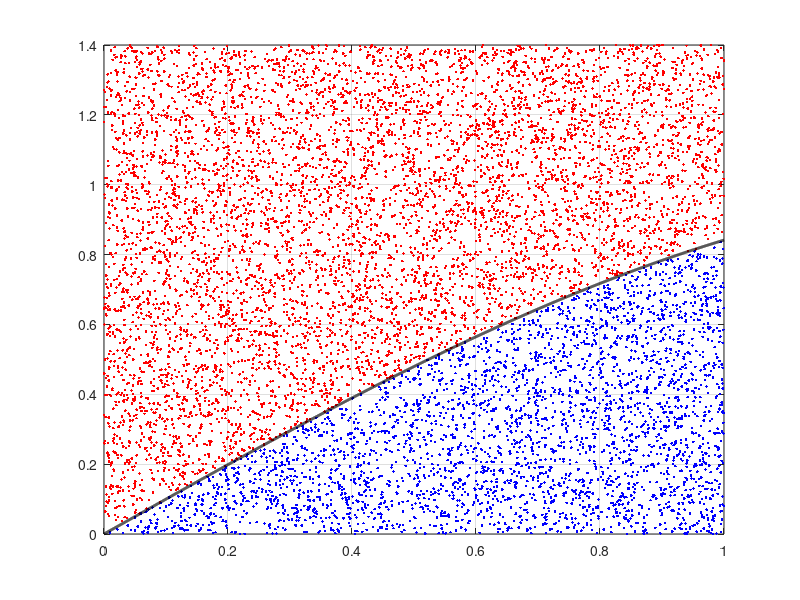

Here is the MATLAB script that generated this plot:
clc
clear 
format long 

y = @(x) sin(x);

a = 0;
b = 1;
n = 10000;
m = 1.4*max(linspace(a,b));

for i = 1:n
    x_val = rand(1)*(b-a) + a;
    y_val = rand(1)*m;
    
    fx = y(x_val);
    
    if y_val < fx
        under(i,1) = x_val;
        under(i,2) = y_val;
    else
        above(i,1) = x_val;
        above(i,2) = y_val;

    end
end

under2(:,1) = nonzeros(under(:,1));
under2(:,2) = nonzeros(under(:,2));
above2(:,1) = nonzeros(above(:,1));
above2(:,2) = nonzeros(above(:,2));

plot(above2(:,1),above2(:,2),'r.');
hold all
grid on
plot(under2(:,1),under2(:,2),'b.');
x=a:1/n:b;
f = y(x);
plot(x,f,'k','LineWidth',2)
MC = length(under2)/n*(m*(b-a))
